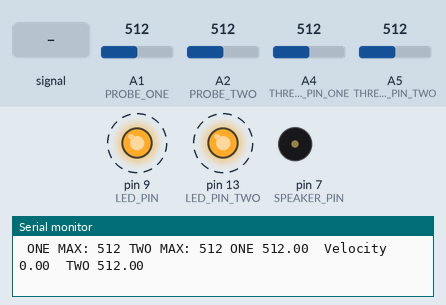
This sketch was run on a simulated Arduino Uno, built with avr-gcc and run on an emulated ATmega328P. On the bench: output pins drawn as LEDs (lit = HIGH), buzzer (waves = sounding, pin HIGH), the last lines printed to the serial monitor. Dashed ring = blinking. The inputs (shaded band) are chosen by the test bench; at power-on: A1 (PROBE_ONE) = 512, A2 (PROBE_TWO) = 512, A4 (THRESH_PIN_ONE) = 512, A5 (THRESH_PIN_TWO) = 512.

Above: at 1.2 s.
1.3 s: A1 (PROBE_ONE) fed a 200 Hz sine of ±81 counts around its level
At 2.19 s:
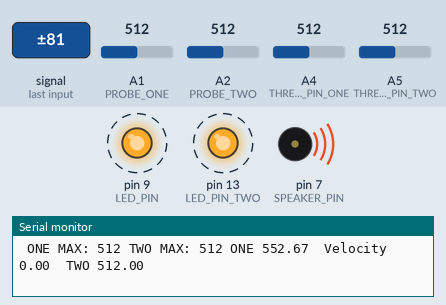
4.3 s: A1 (PROBE_ONE) set to 415
At 5.48 s:
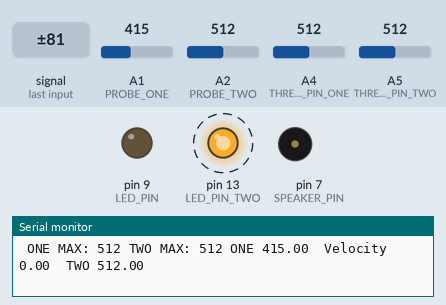
7.3 s: A1 (PROBE_ONE) set to 716
At 9.18 s:
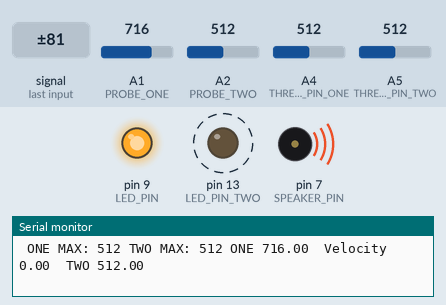
10.3 s: A1 (PROBE_ONE) set to 992
At 10.49 s:
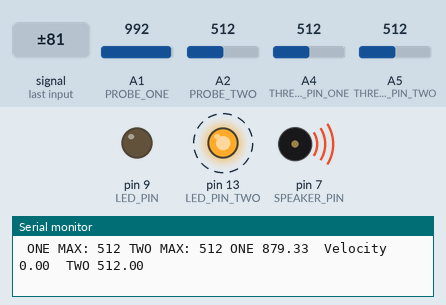
13.3 s: A2 (PROBE_TWO) set to 190
16.3 s: A2 (PROBE_TWO) set to 30
At 18.5 s:
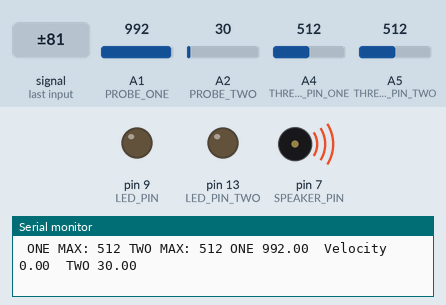
Timing chart, 0 to 18.9 s (numbered marks = the images above; inputs shaded):
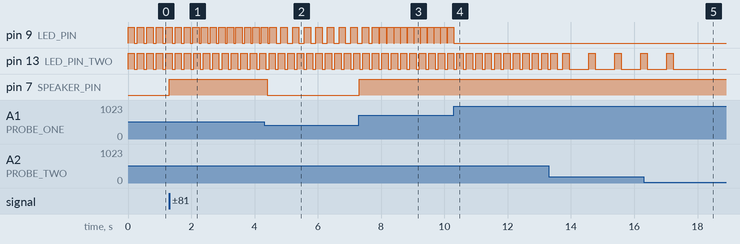

The sketch:

cricket.ino
```cpp
const short FILTER_COUNTS = 3;
const int PROBE_ONE = 1;
const int PROBE_TWO = 2;

const int SPEAKER_PIN = 7;
const int LED_PIN = 9;
const int LED_PIN_TWO = 13;
const int THRESH_PIN_ONE = 4;
const int THRESH_PIN_TWO = 5;

int cache_ONE [FILTER_COUNTS];
int cache_TWO [FILTER_COUNTS];

int avg_long_cache_ONE [FILTER_COUNTS];

float velocity_ONE = 0;
float velocity_TWO = 0;

unsigned long timing_freq = 200;

unsigned int THERM_ONE_THRESHOLD = 425;

unsigned int THERM_TWO_THRESHOLD = 425;

short addr_ONE = 0;
short addr_TWO = 0;

short aalgONE;
short aalgTWO;


unsigned long cricketDelta = 200;
unsigned long nextChirp = 0;
boolean isOn = false;
unsigned long nextOff = 0;

unsigned long cricketDelta_TWO = 200;
unsigned long nextChirp_TWO = 0;
boolean isOn_TWO = false;
unsigned long nextOff_TWO = 0;

//Delta Timing + General UI

const unsigned long delta = 100;
unsigned long nextTime = 0;

#define BLINK_DURATION 200

void setup() {
  // put your setup code here, to run once:
  Serial.begin(9600);
  analogReference(INTERNAL);
  pinMode(LED_PIN, OUTPUT);
  pinMode(LED_PIN_TWO, OUTPUT);
  pinMode(SPEAKER_PIN, OUTPUT);
  for (int i = 0; i < FILTER_COUNTS; i++) {
    address_average_ONE(analogRead(PROBE_ONE));
    address_average_TWO(analogRead(PROBE_TWO));
  }
}

void loop() {

  //delay(100);

  // put your main code here, to run repeatedly:
  unsigned long time = millis();
  if (time > nextTime) {

//    Serial.println(analogRead(TEMP_PIN));
    nextTime += delta;

    //Change filter counts

    THERM_ONE_THRESHOLD = analogRead(THRESH_PIN_ONE);
    THERM_TWO_THRESHOLD = analogRead(THRESH_PIN_TWO);

    address_average_ONE(analogRead(PROBE_ONE));
    address_average_TWO(analogRead(PROBE_TWO));

    float avgone = getAvg_ONE();
    float avgtwo = getAvg_TWO();

    float sum = 0;
    for (short i = 0; i < FILTER_COUNTS; ++i) {
      sum += (float) avg_long_cache_ONE[i];
    }

    velocity_ONE = (sum/FILTER_COUNTS);

    //Cheap code to fire a speaker
    if(avgone > THERM_ONE_THRESHOLD || avgtwo > THERM_TWO_THRESHOLD){
      digitalWrite(SPEAKER_PIN, HIGH);
    }
    else{
      digitalWrite(SPEAKER_PIN, LOW);
    }

    Serial.print(" ONE MAX: ");
    Serial.print(THERM_ONE_THRESHOLD);
    Serial.print(" TWO MAX: ");
    Serial.print(THERM_TWO_THRESHOLD);
    Serial.print(" ONE ");
    Serial.print(avgone);
    Serial.print("  Velocity ");
    Serial.print(velocity_ONE);
    Serial.print("  TWO ");
    Serial.println(avgtwo);
  }

  if (time > nextChirp) {
    cricketDelta = 600000/(4*getAvg_ONE()-30);
    nextChirp+= cricketDelta;
//    Serial.print("nextchirp: ");
//    Serial.println(nextChirp);
    if (cricketDelta < 200) {
//      Serial.print("nextchirp: ");
//      Serial.println(nextChirp);
    } else {
      isOn = true;
      digitalWrite(LED_PIN, HIGH);
      nextOff = time + BLINK_DURATION;
    }
  }

    if (time > nextChirp_TWO) {
    cricketDelta_TWO = 600000/(4*getAvg_TWO()-30);
    nextChirp_TWO += cricketDelta_TWO;
    //Serial.print("nextchirp_TWO: ");
    //Serial.println(nextChirp_TWO);
    if (cricketDelta_TWO < 200) {
//      Serial.print("nextchirp: ");
//      Serial.println(nextChirp);
    } else {
      //Serial.println("BLINK ON TWO");
      isOn_TWO = true;
      digitalWrite(LED_PIN_TWO, HIGH);
      nextOff_TWO = time + BLINK_DURATION;
    }
  }

  if (isOn_TWO) {
    if (time > nextOff_TWO) {
      isOn_TWO = false;
      //Serial.println("BLINK OFF TWO");
      digitalWrite(LED_PIN_TWO, LOW);
    }
  }

   if (isOn) {
    if (time > nextOff) {
      isOn = false;
      //Serial.println("BLINK OFF ONE");
      digitalWrite(LED_PIN, LOW);
    }
  }

}

void address_avg_long_cache_ONE(short value){
  if(aalgONE > FILTER_COUNTS){
    aalgONE = 0;
  }
  cache_ONE[aalgONE] = value;
  aalgONE++;


}

void address_average_ONE(short value){

  if(addr_ONE > FILTER_COUNTS-1){
    addr_ONE = 0;
  }

  cache_ONE[addr_ONE] = value;
  addr_ONE++;

}

void address_average_TWO(short value){

  if(addr_TWO > FILTER_COUNTS-1){
    addr_TWO = 0;
  }

  cache_TWO[addr_TWO] = value;
  addr_TWO++;

}

float getAvg_ONE(){
  float sum = 0;

  float velocity_sum = 0;

  for (int i = 0; i < FILTER_COUNTS; ++i) {
    sum += (float)cache_ONE[i];
//    if(i > 1){
//      velocity_sum += (cache_ONE[i] - cache_ONE[i-1]);
//    }
    //Also update the "velocity" of the heat
  }


  //float temp = (1.1*((sum/FILTER_COUNTS)/1024))*100-50;
  float temp = (sum/FILTER_COUNTS);

  address_avg_long_cache_ONE(temp);


  return temp;
}

float getAvg_TWO(){
  float sum = 0;
  for (int i = 0; i < FILTER_COUNTS; ++i) {
    sum += (float)cache_TWO[i];
  }
  //float temp = (1.1*((sum/FILTER_COUNTS)/1024))*100-50;
  float temp = (sum/FILTER_COUNTS);
  return temp;
}
```

Measured:
- after the input at 1.3 s, pin 7 (SPEAKER_PIN): LOW → HIGH at once
- after the input at 4.3 s, pin 7 (SPEAKER_PIN): HIGH → LOW after 0.10 s
- after the input at 7.3 s, pin 7 (SPEAKER_PIN): LOW → HIGH at once
- after the input at 10.3 s, pin 9 (LED_PIN): stops changing and stays LOW
- after the input at 16.3 s, pin 13 (LED_PIN_TWO): goes on until 17.2 s, then stays LOW
